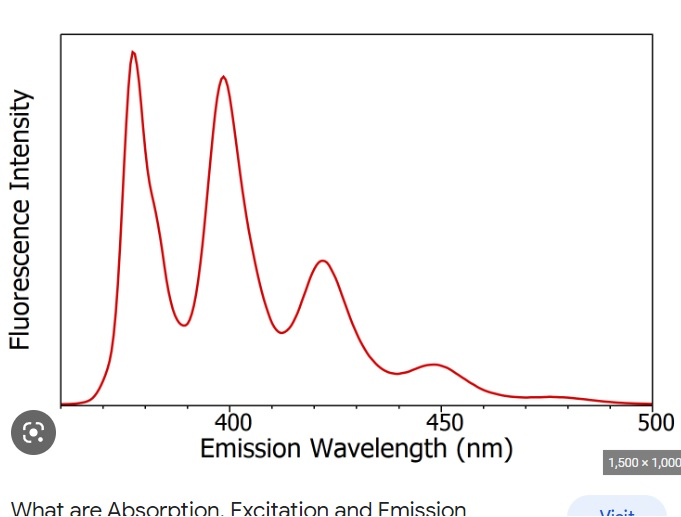
#> input picture example/Untitled.jpg, 681 x 517 px
$ jupyter execute main.ipynb
#> lines starting #> are read from the running program, lines starting #| are printed output that depends on the picture
#### Imports

[cell 1]
import os
import cv2
import numpy as np
import pandas as pd
import matplotlib.pyplot as plt
from tkinter import *
from tkinter import filedialog
from scipy.signal import lfilter
from ipywidgets import interactive, widgets
from IPython.display import display

##### Functions and definitions

[cell 2]
def file_open_popup():
    root = Tk()
    root.withdraw()
    root.wm_attributes('-topmost', 1)
    currdir = os.getcwd()
    path = filedialog.askopenfilename(parent=root, initialdir=currdir, title='Please select your chart')
#> the answer given: example/Untitled.jpg
    return cv2.imread(path)[::-1,:,::-1]
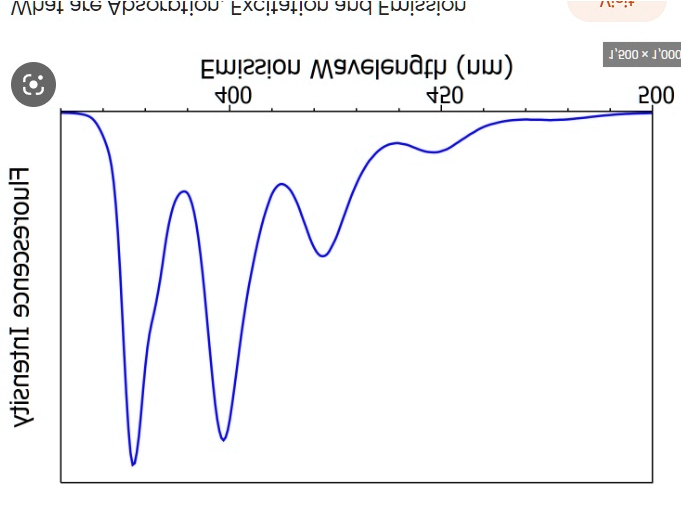
#> returned value: shape (517, 681, 3); mean of channels 0, 1, 2 246.6, 244.7, 244.7; drawn as B, G, R

def boundary_selection_widgethelper(im, x_start_crop, y_start_crop, x_end_crop, y_end_crop):
    plt.figure(figsize=(8 * im.shape[1] / im.shape[0], 8))
    plt.imshow(im)
    plt.axhline(y_start_crop * im.shape[0] / 100, c='r', linewidth=0.7)
    plt.axhline((100 - y_end_crop) * im.shape[0] / 100, c='r', linewidth=0.7)
    plt.axvline(x_start_crop * im.shape[1] / 100, c='r', linewidth=0.7)
    plt.axvline((100 - x_end_crop) * im.shape[1] / 100, c='r', linewidth=0.7)
    plt.gca().invert_yaxis()

# [71 lines left out: functions crop_image, find_contours, draw_countours, digitize_data, step_bin, smooth_data and 3 more, not called in this run]

##### Opening chart image and boundary adjustment

[cell 3]
raw_image = file_open_popup()
boundaries = interactive(boundary_selection_widgethelper, im = widgets.fixed(raw_image),
                    x_start_crop =
                        widgets.FloatSlider(value=10, min=0, max=25, step=0.01, layout=widgets.Layout(width='50%')),
                    y_start_crop =
                        widgets.FloatSlider(value=10, min=0, max=25, step=0.1, layout=widgets.Layout(width='50%')),
                    x_end_crop =
                        widgets.FloatSlider(value=10, min=0, max=25, step=0.1, layout=widgets.Layout(width='50%')),
                    y_end_crop =
                        widgets.FloatSlider(value=10, min=0, max=25, step=0.1, layout=widgets.Layout(width='50%')))
#> the sliders are set to im = <module 'ipywidgets.widgets.fi, x_start_crop = 10, y_start_crop = 10, x_end_crop = 10, y_end_crop = 10
